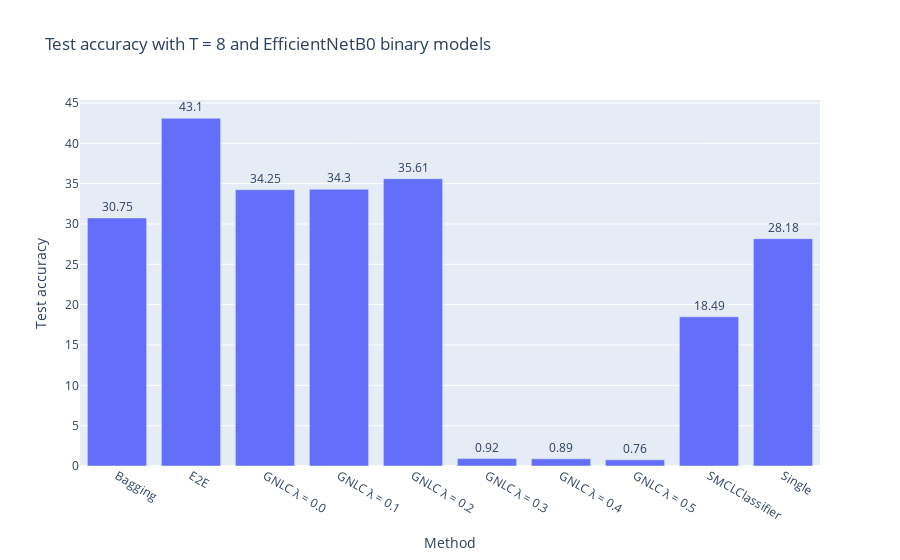
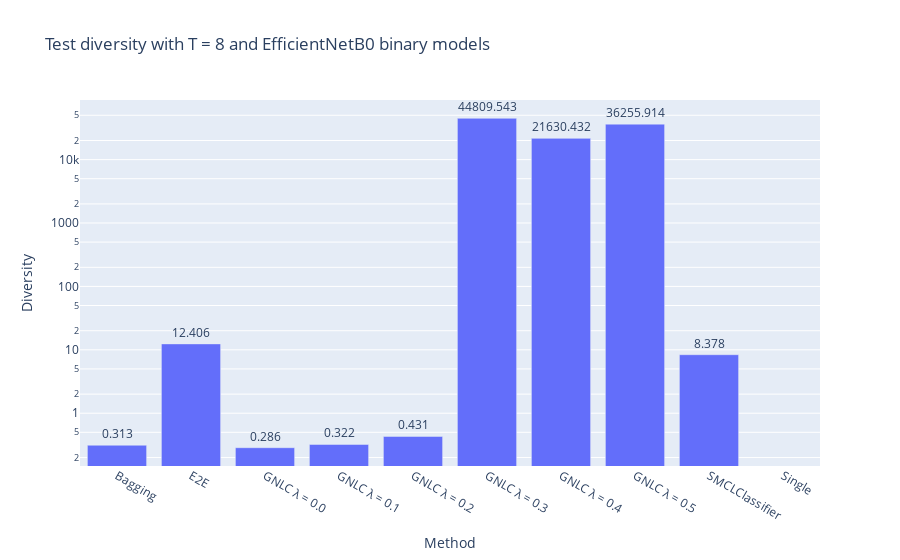
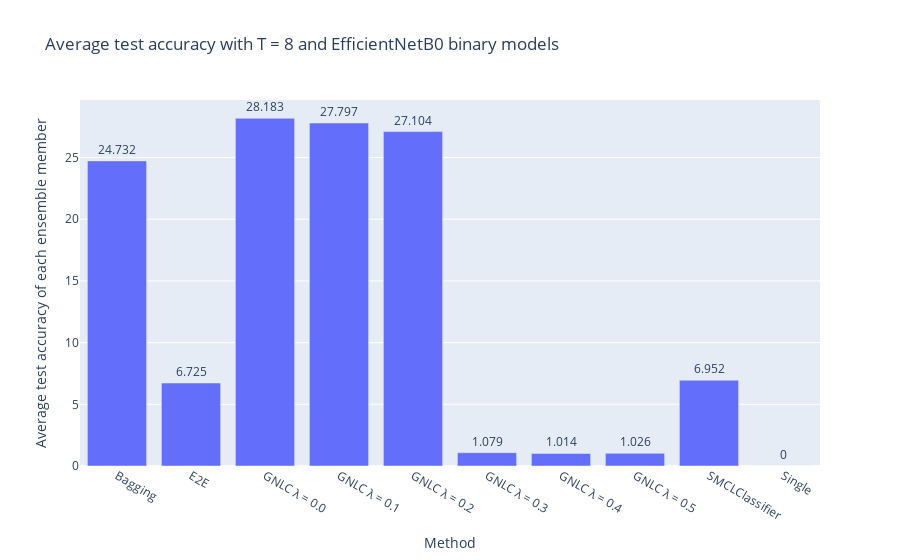
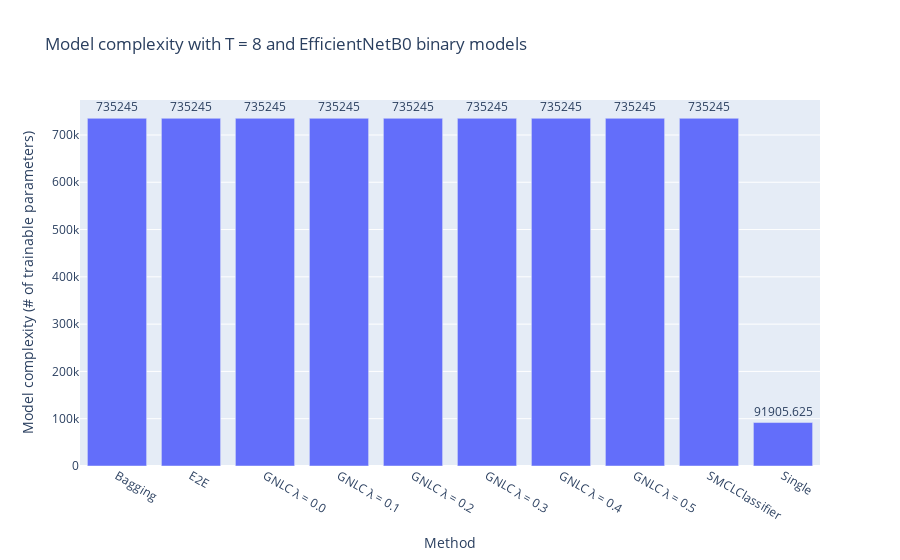

The notebook cell these images were saved under, in order:
### Code cell
import numpy as np
import plotly.io as pio

if not os.path.exists("images"):
    os.mkdir("images") 

pio.orca.config.use_xvfb = True

mtype, n_estimators = "ResNet11 float", [4]
# mtype, n_estimators = "EfficientNetB0 float", [8, 16]
#mtype, n_estimators = "EfficientNetB0 binary", [8, 16]

filteredDF = df.loc[ df["model_type"] == mtype ]
#n_estimators = sorted(set(filteredDF["n_estimators"].dropna()))

for ne in n_estimators:
    dff = filteredDF.loc[ (filteredDF["n_estimators"] == ne) | (filteredDF["n_estimators"].isnull())]
    dff = dff.loc[ (dff["l_reg"] <= 0.5) | (dff["l_reg"].isnull())]

    #print(dff)
    #dff = dff.loc[ dff["l_Reg"] < 1000]
    #dff = df[ (df["model_type"] == mtype) and (df["n_estimators"] == ne or df["n_estimators"] == np.nan)]

    fig = px.bar(dff, x="nice_name",y="scores.accuracy_test",
        title="Test accuracy with T = {} and {} models".format(ne, mtype), 
        labels={
            "scores.accuracy_test": "Test accuracy",
            "nice_name": "Method"
        },
        text = "scores.accuracy_test"
    )
    fig.update_traces(textposition='outside')
    fig.update_layout(xaxis={'categoryorder':'category ascending'})
    fig.show()
    fig.write_image("images/{}_{}_{}.pdf".format("Accuracy",mtype.replace(" ", "-"), ne))

    fig = px.bar(dff, x="nice_name",y="scores.diversity_test",
        title="Test diversity with T = {} and {} models".format(ne, mtype), 
        labels={
            "scores.diversity_test": "Diversity",
            "nice_name": "Method"
        },
        log_y = True,
        text = "scores.diversity_test"
    )
    fig.update_traces(textposition='outside')
    fig.update_layout(xaxis={'categoryorder':'category ascending'})
    fig.show()
    fig.write_image("images/{}_{}_{}.pdf".format("Diversity",mtype.replace(" ", "-"), ne))

    fig = px.bar(dff, x="nice_name",y="scores.avg_accurcay_test",
        title="Average test accuracy with T = {} and {} models".format(ne, mtype), 
        labels={
            "scores.avg_accurcay_test": "Average test accuracy of each ensemble member",
            "nice_name": "Method"
        },
        text = "scores.avg_accurcay_test"
    )
    fig.update_traces(textposition='outside')
    fig.update_layout(xaxis={'categoryorder':'category ascending'})
    fig.show()
    fig.write_image("images/{}_{}_{}.pdf".format("AvgAccuracy",mtype.replace(" ", "-"), ne))

    fig = px.bar(dff, x="nice_name",y="complexity",
        title="Model complexity with T = {} and {} models".format(ne, mtype), 
        labels={
            "complexity": "Model complexity (# of trainable parameters)",
            "nice_name": "Method"
        },
        text = "complexity"
    )
    fig.update_traces(textposition='outside')
    fig.update_layout(xaxis={'categoryorder':'category ascending'})
    fig.show()
    fig.write_image("images/{}_{}_{}.pdf".format("Complexity",mtype.replace(" ", "-"), ne))

    fig = px.bar(dff, x="nice_name",y="scores.loss_train",
        title="Training loss with T = {} and {} models".format(ne, mtype), 
        labels={
            "scores.loss_train": "Training loss",
            "nice_name": "Method"
        },
        log_y = True,
        text = "scores.loss_train"
    )
    fig.update_traces(textposition='outside')
    fig.update_layout(xaxis={'categoryorder':'category ascending'})
    fig.show()
    fig.write_image("images/{}_{}_{}.pdf".format("Loss",mtype.replace(" ", "-"), ne))

### Figure 1 — Plotly figure (JSON) as saved in the notebook; plotly's stock layout.template omitted (floating-point values rounded to 4 significant figures)
{"data": [{"alignmentgroup": "True", "hoverlabel": {"namelength": 0}, "hovertemplate": "Method=%{x}<br>Test accuracy=%{text}", "legendgroup": "", "marker": {"color": "#636efa"}, "name": "", "offsetgroup": "", "orientation": "v", "showlegend": false, "text": [30.75, 43.1, 18.49, 34.25, 34.3, 35.61, 0.92, 0.89, 0.76, 28.18], "textposition": "outside", "type": "bar", "x": ["Bagging", "E2E", "SMCLClassifier", "GNLC λ = 0.0", "GNLC λ = 0.1", "GNLC λ = 0.2", "GNLC λ = 0.3", "GNLC λ = 0.4", "GNLC λ = 0.5", "Single"], "xaxis": "x", "y": [30.75, 43.1, 18.49, 34.25, 34.3, 35.61, 0.92, 0.89, 0.76, 28.18], "yaxis": "y"}], "layout": {"barmode": "relative", "legend": {"tracegroupgap": 0}, "title": {"text": "Test accuracy with T = 8 and EfficientNetB0 binary models"}, "xaxis": {"anchor": "y", "categoryorder": "category ascending", "domain": [0, 1], "title": {"text": "Method"}}, "yaxis": {"anchor": "x", "domain": [0, 1], "title": {"text": "Test accuracy"}}}}

### Figure 2 — Plotly figure (JSON) as saved in the notebook; plotly's stock layout.template omitted (floating-point values rounded to 4 significant figures)
{"data": [{"alignmentgroup": "True", "hoverlabel": {"namelength": 0}, "hovertemplate": "Method=%{x}<br>Diversity=%{text}", "legendgroup": "", "marker": {"color": "#636efa"}, "name": "", "offsetgroup": "", "orientation": "v", "showlegend": false, "text": [0.313, 12.41, 8.378, 0.286, 0.322, 0.431, 44810.0, 21630.0, 36260.0, 0], "textposition": "outside", "type": "bar", "x": ["Bagging", "E2E", "SMCLClassifier", "GNLC λ = 0.0", "GNLC λ = 0.1", "GNLC λ = 0.2", "GNLC λ = 0.3", "GNLC λ = 0.4", "GNLC λ = 0.5", "Single"], "xaxis": "x", "y": [0.313, 12.41, 8.378, 0.286, 0.322, 0.431, 44810.0, 21630.0, 36260.0, 0], "yaxis": "y"}], "layout": {"barmode": "relative", "legend": {"tracegroupgap": 0}, "title": {"text": "Test diversity with T = 8 and EfficientNetB0 binary models"}, "xaxis": {"anchor": "y", "categoryorder": "category ascending", "domain": [0, 1], "title": {"text": "Method"}}, "yaxis": {"anchor": "x", "domain": [0, 1], "title": {"text": "Diversity"}, "type": "log"}}}

### Figure 3 — Plotly figure (JSON) as saved in the notebook; plotly's stock layout.template omitted (floating-point values rounded to 4 significant figures)
{"data": [{"alignmentgroup": "True", "hoverlabel": {"namelength": 0}, "hovertemplate": "Method=%{x}<br>Average test accuracy of each ensemble member=%{text}", "legendgroup": "", "marker": {"color": "#636efa"}, "name": "", "offsetgroup": "", "orientation": "v", "showlegend": false, "text": [24.73, 6.725, 6.952, 28.18, 27.8, 27.1, 1.079, 1.014, 1.026, 0], "textposition": "outside", "type": "bar", "x": ["Bagging", "E2E", "SMCLClassifier", "GNLC λ = 0.0", "GNLC λ = 0.1", "GNLC λ = 0.2", "GNLC λ = 0.3", "GNLC λ = 0.4", "GNLC λ = 0.5", "Single"], "xaxis": "x", "y": [24.73, 6.725, 6.952, 28.18, 27.8, 27.1, 1.079, 1.014, 1.026, 0], "yaxis": "y"}], "layout": {"barmode": "relative", "legend": {"tracegroupgap": 0}, "title": {"text": "Average test accuracy with T = 8 and EfficientNetB0 binary models"}, "xaxis": {"anchor": "y", "categoryorder": "category ascending", "domain": [0, 1], "title": {"text": "Method"}}, "yaxis": {"anchor": "x", "domain": [0, 1], "title": {"text": "Average test accuracy of each ensemble member"}}}}

### Figure 4 — Plotly figure (JSON) as saved in the notebook; plotly's stock layout.template omitted (floating-point values rounded to 4 significant figures)
{"data": [{"alignmentgroup": "True", "hoverlabel": {"namelength": 0}, "hovertemplate": "Method=%{x}<br>Model complexity (# of trainable parameters)=%{text}", "legendgroup": "", "marker": {"color": "#636efa"}, "name": "", "offsetgroup": "", "orientation": "v", "showlegend": false, "text": [735245, 735245, 735245, 735245, 735245, 735245, 735245, 735245, 735245, 91910.0], "textposition": "outside", "type": "bar", "x": ["Bagging", "E2E", "SMCLClassifier", "GNLC λ = 0.0", "GNLC λ = 0.1", "GNLC λ = 0.2", "GNLC λ = 0.3", "GNLC λ = 0.4", "GNLC λ = 0.5", "Single"], "xaxis": "x", "y": [735245, 735245, 735245, 735245, 735245, 735245, 735245, 735245, 735245, 91910.0], "yaxis": "y"}], "layout": {"barmode": "relative", "legend": {"tracegroupgap": 0}, "title": {"text": "Model complexity with T = 8 and EfficientNetB0 binary models"}, "xaxis": {"anchor": "y", "categoryorder": "category ascending", "domain": [0, 1], "title": {"text": "Method"}}, "yaxis": {"anchor": "x", "domain": [0, 1], "title": {"text": "Model complexity (# of trainable parameters)"}}}}
